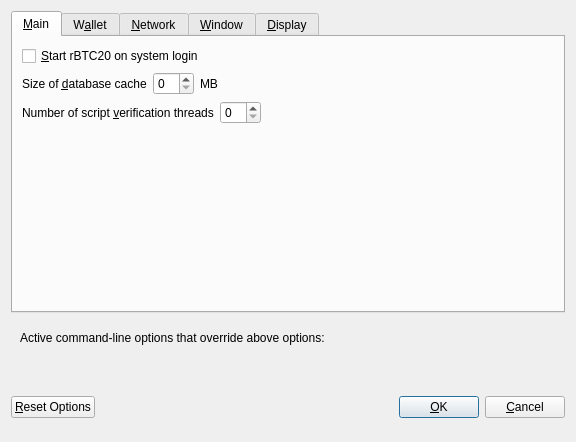
<?xml version="1.0" encoding="UTF-8"?>
<ui version="4.0">
 <class>OptionsDialog</class>
 <widget class="QDialog" name="OptionsDialog">
  <property name="geometry">
   <rect>
    <x>0</x>
    <y>0</y>
    <width>576</width>
    <height>442</height>
   </rect>
  </property>
  <property name="windowTitle">
   <string>Options</string>
  </property>
  <property name="modal">
   <bool>true</bool>
  </property>
  <layout class="QVBoxLayout" name="verticalLayout">
   <item>
    <widget class="QTabWidget" name="tabWidget">
     <property name="currentIndex">
      <number>0</number>
     </property>
     <widget class="QWidget" name="tabMain">
      <attribute name="title">
       <string>&amp;Main</string>
      </attribute>
      <layout class="QVBoxLayout" name="verticalLayout_Main">
       <item>
        <widget class="QCheckBox" name="bitcoinAtStartup">
         <property name="toolTip">
          <string>Automatically start rBTC20 after logging in to the system.</string>
         </property>
         <property name="text">
          <string>&amp;Start rBTC20 on system login</string>
         </property>
        </widget>
       </item>
       <item>
        <layout class="QHBoxLayout" name="horizontalLayout_2_Main">
         <item>
          <widget class="QLabel" name="databaseCacheLabel">
           <property name="text">
            <string>Size of &amp;database cache</string>
           </property>
           <property name="textFormat">
            <enum>Qt::PlainText</enum>
           </property>
           <property name="buddy">
            <cstring>databaseCache</cstring>
           </property>
          </widget>
         </item>
         <item>
          <widget class="QSpinBox" name="databaseCache"/>
         </item>
         <item>
          <widget class="QLabel" name="databaseCacheUnitLabel">
           <property name="text">
            <string>MB</string>
           </property>
           <property name="textFormat">
            <enum>Qt::PlainText</enum>
           </property>
          </widget>
         </item>
         <item>
          <spacer name="horizontalSpacer_2_Main">
           <property name="orientation">
            <enum>Qt::Horizontal</enum>
           </property>
           <property name="sizeHint" stdset="0">
            <size>
             <width>40</width>
             <height>20</height>
            </size>
           </property>
          </spacer>
         </item>
        </layout>
       </item>
       <item>
        <layout class="QHBoxLayout" name="horizontalLayout_3_Main">
         <item>
          <widget class="QLabel" name="threadsScriptVerifLabel">
           <property name="text">
            <string>Number of script &amp;verification threads</string>
           </property>
           <property name="textFormat">
            <enum>Qt::PlainText</enum>
           </property>
           <property name="buddy">
            <cstring>threadsScriptVerif</cstring>
           </property>
          </widget>
         </item>
         <item>
          <widget class="QSpinBox" name="threadsScriptVerif">
           <property name="toolTip">
            <string>(0 = auto, &lt;0 = leave that many cores free)</string>
           </property>
          </widget>
         </item>
         <item>
          <spacer name="horizontalSpacer_3_Main">
           <property name="orientation">
            <enum>Qt::Horizontal</enum>
           </property>
           <property name="sizeHint" stdset="0">
            <size>
             <width>40</width>
             <height>20</height>
            </size>
           </property>
          </spacer>
         </item>
        </layout>
       </item>
       <item>
        <spacer name="verticalSpacer_2">
         <property name="orientation">
          <enum>Qt::Vertical</enum>
         </property>
         <property name="sizeHint" stdset="0">
          <size>
           <width>20</width>
           <height>40</height>
          </size>
         </property>
        </spacer>
       </item>
      </layout>
     </widget>
     <widget class="QWidget" name="tabWallet">
      <attribute name="title">
       <string>W&amp;allet</string>
      </attribute>
      <layout class="QVBoxLayout" name="verticalLayout_Wallet">
       <item>
        <layout class="QHBoxLayout" name="horizontalLayout_2_Wallet">
         <item>
          <widget class="QLabel" name="labelStakeSplitThresholdText">
           <property name="text">
            <string>Stake split threshold:</string>
           </property>
          </widget>
         </item>
         <item>
          <widget class="QSpinBox" name="spinBoxStakeSplitThreshold">
           <property name="minimum">
            <number>1</number>
           </property>
           <property name="maximum">
            <number>999999</number>
           </property>
          </widget>
         </item>
        </layout>
       </item>
       <item>
        <widget class="QGroupBox" name="groupBox">
         <property name="title">
          <string>Expert</string>
         </property>
         <layout class="QVBoxLayout" name="verticalLayout_2">
          <item>
           <widget class="QCheckBox" name="coinControlFeatures">
            <property name="toolTip">
             <string>Whether to show coin control features or not.</string>
            </property>
            <property name="text">
             <string>Enable coin &amp;control features</string>
            </property>
           </widget>
          </item>
          <item>
           <widget class="QCheckBox" name="showMasternodesTab">
            <property name="toolTip">
             <string>Show additional tab listing all your masternodes in first sub-tab&lt;br/&gt;and all masternodes on the network in second sub-tab.</string>
            </property>
            <property name="text">
             <string>Show Masternodes Tab</string>
            </property>
           </widget>
          </item>
          <item>
           <widget class="QCheckBox" name="spendZeroConfChange">
            <property name="toolTip">
             <string>If you disable the spending of unconfirmed change, the change from a transaction&lt;br/&gt;cannot be used until that transaction has at least one confirmation.&lt;br/&gt;This also affects how your balance is computed.</string>
            </property>
            <property name="text">
             <string>&amp;Spend unconfirmed change</string>
            </property>
           </widget>
          </item>
         </layout>
        </widget>
       </item>
       <item>
        <spacer name="verticalSpacer_Wallet">
         <property name="orientation">
          <enum>Qt::Vertical</enum>
         </property>
         <property name="sizeHint" stdset="0">
          <size>
           <width>20</width>
           <height>40</height>
          </size>
         </property>
        </spacer>
       </item>
      </layout>
     </widget>
     <widget class="QWidget" name="tabNetwork">
      <attribute name="title">
       <string>&amp;Network</string>
      </attribute>
      <layout class="QVBoxLayout" name="verticalLayout_Network">
       <item>
        <widget class="QCheckBox" name="mapPortUpnp">
         <property name="toolTip">
          <string>Automatically open the rBTC20 client port on the router. This only works when your router supports UPnP and it is enabled.</string>
         </property>
         <property name="text">
          <string>Map port using &amp;UPnP</string>
         </property>
        </widget>
       </item>
       <item>
        <widget class="QCheckBox" name="allowIncoming">
         <property name="toolTip">
          <string>Accept connections from outside</string>
         </property>
         <property name="text">
          <string>Allow incoming connections</string>
         </property>
        </widget>
       </item>
       <item>
        <widget class="QCheckBox" name="connectSocks">
         <property name="toolTip">
          <string>Connect to the rBTC20 network through a SOCKS5 proxy.</string>
         </property>
         <property name="text">
          <string>&amp;Connect through SOCKS5 proxy (default proxy):</string>
         </property>
        </widget>
       </item>
       <item>
        <layout class="QHBoxLayout" name="horizontalLayout_1_Network">
         <item>
          <widget class="QLabel" name="proxyIpLabel">
           <property name="text">
            <string>Proxy &amp;IP:</string>
           </property>
           <property name="textFormat">
            <enum>Qt::PlainText</enum>
           </property>
           <property name="buddy">
            <cstring>proxyIp</cstring>
           </property>
          </widget>
         </item>
         <item>
          <widget class="QValidatedLineEdit" name="proxyIp">
           <property name="minimumSize">
            <size>
             <width>140</width>
             <height>0</height>
            </size>
           </property>
           <property name="maximumSize">
            <size>
             <width>140</width>
             <height>16777215</height>
            </size>
           </property>
           <property name="toolTip">
            <string>IP address of the proxy (e.g. IPv4: 127.0.0.1 / IPv6: ::1)</string>
           </property>
          </widget>
         </item>
         <item>
          <widget class="QLabel" name="proxyPortLabel">
           <property name="text">
            <string>&amp;Port:</string>
           </property>
           <property name="textFormat">
            <enum>Qt::PlainText</enum>
           </property>
           <property name="buddy">
            <cstring>proxyPort</cstring>
           </property>
          </widget>
         </item>
         <item>
          <widget class="QLineEdit" name="proxyPort">
           <property name="minimumSize">
            <size>
             <width>55</width>
             <height>0</height>
            </size>
           </property>
           <property name="maximumSize">
            <size>
             <width>55</width>
             <height>16777215</height>
            </size>
           </property>
           <property name="toolTip">
            <string>Port of the proxy (e.g. 9050)</string>
           </property>
          </widget>
         </item>
         <item>
          <spacer name="horizontalSpacer_1_Network">
           <property name="orientation">
            <enum>Qt::Horizontal</enum>
           </property>
           <property name="sizeHint" stdset="0">
            <size>
             <width>40</width>
             <height>20</height>
            </size>
           </property>
          </spacer>
         </item>
        </layout>
       </item>
       <item>
        <spacer name="verticalSpacer_Network">
         <property name="orientation">
          <enum>Qt::Vertical</enum>
         </property>
         <property name="sizeHint" stdset="0">
          <size>
           <width>20</width>
           <height>40</height>
          </size>
         </property>
        </spacer>
       </item>
      </layout>
     </widget>
     <widget class="QWidget" name="tabWindow">
      <attribute name="title">
       <string>&amp;Window</string>
      </attribute>
      <layout class="QVBoxLayout" name="verticalLayout_Window">
       <item>
        <widget class="QCheckBox" name="minimizeToTray">
         <property name="toolTip">
          <string>Show only a tray icon after minimizing the window.</string>
         </property>
         <property name="text">
          <string>&amp;Minimize to the tray instead of the taskbar</string>
         </property>
        </widget>
       </item>
       <item>
        <widget class="QCheckBox" name="minimizeOnClose">
         <property name="toolTip">
          <string>Minimize instead of exit the application when the window is closed. When this option is enabled, the application will be closed only after selecting Quit in the menu.</string>
         </property>
         <property name="text">
          <string>M&amp;inimize on close</string>
         </property>
        </widget>
       </item>
       <item>
        <spacer name="verticalSpacer_Window">
         <property name="orientation">
          <enum>Qt::Vertical</enum>
         </property>
         <property name="sizeHint" stdset="0">
          <size>
           <width>20</width>
           <height>40</height>
          </size>
         </property>
        </spacer>
       </item>
      </layout>
     </widget>
     <widget class="QWidget" name="tabDisplay">
      <attribute name="title">
       <string>&amp;Display</string>
      </attribute>
      <layout class="QVBoxLayout" name="verticalLayout_Display">
       <item>
        <layout class="QHBoxLayout" name="horizontalLayout_1_Display">
         <item>
          <widget class="QLabel" name="langLabel">
           <property name="text">
            <string>User Interface &amp;language:</string>
           </property>
           <property name="textFormat">
            <enum>Qt::PlainText</enum>
           </property>
           <property name="buddy">
            <cstring>lang</cstring>
           </property>
          </widget>
         </item>
         <item>
          <widget class="QValueComboBox" name="lang">
           <property name="toolTip">
            <string>The user interface language can be set here. This setting will take effect after restarting rBTC20.</string>
           </property>
          </widget>
         </item>
        </layout>
       </item>
       <item>
        <widget class="QLabel" name="label_3">
         <property name="toolTip">
          <string notr="true"/>
         </property>
         <property name="statusTip">
          <string notr="true"/>
         </property>
         <property name="whatsThis">
          <string notr="true"/>
         </property>
         <property name="accessibleName">
          <string notr="true"/>
         </property>
         <property name="text">
          <string>Language missing or translation incomplete? Help contributing translations here:
https://discord.realbtc20.com</string>
         </property>
         <property name="wordWrap">
          <bool>true</bool>
         </property>
         <property name="openExternalLinks">
          <bool>true</bool>
         </property>
         <property name="textInteractionFlags">
          <set>Qt::TextBrowserInteraction</set>
         </property>
        </widget>
       </item>
       <item>
        <layout class="QHBoxLayout" name="horizontalLayout_2_Display" stretch="0,0">
         <item>
          <widget class="QLabel" name="themeLabel">
           <property name="text">
            <string>User Interface Theme:</string>
           </property>
          </widget>
         </item>
         <item>
          <widget class="QValueComboBox" name="theme"/>
         </item>
        </layout>
       </item>
       <item>
        <widget class="QWidget" name="verticalDisplayWidget" native="true">
         <layout class="QVBoxLayout" name="verticalDisplayLayout">
          <property name="margin">
           <number>0</number>
          </property>
          <item>
           <widget class="Line" name="line">
            <property name="orientation">
             <enum>Qt::Horizontal</enum>
            </property>
           </widget>
          </item>
          <item>
           <layout class="QHBoxLayout" name="horizontalLayout_3_Display">
            <item>
             <widget class="QLabel" name="unitLabel">
              <property name="text">
               <string>Unit to show amounts in:</string>
              </property>
              <property name="textFormat">
               <enum>Qt::PlainText</enum>
              </property>
             </widget>
            </item>
            <item>
             <widget class="QValueComboBox" name="unit">
              <property name="toolTip">
               <string>Choose the default subdivision unit to show in the interface and when sending coins.</string>
              </property>
             </widget>
            </item>
           </layout>
          </item>
          <item>
           <layout class="QHBoxLayout" name="horizontalLayout_4_Display">
            <item>
             <widget class="QLabel" name="digitsLabel">
              <property name="text">
               <string>Decimal digits</string>
              </property>
             </widget>
            </item>
            <item>
             <widget class="QValueComboBox" name="digits"/>
            </item>
           </layout>
          </item>
          <item>
           <layout class="QHBoxLayout" name="horizontalLayout_5_Display">
            <item>
             <widget class="QCheckBox" name="checkBoxHideZeroBalances">
              <property name="toolTip">
               <string>Hide empty balances</string>
              </property>
              <property name="layoutDirection">
               <enum>Qt::LeftToRight</enum>
              </property>
              <property name="text">
               <string>Hide empty balances</string>
              </property>
             </widget>
            </item>
            <item>
             <widget class="QCheckBox" name="checkBoxHideOrphans">
              <property name="toolTip">
               <string>Hide orphan stakes in transaction lists</string>
              </property>
              <property name="text">
               <string>Hide orphan stakes</string>
              </property>
             </widget>
            </item>
            <item>
             <spacer name="horizontalSpacer">
              <property name="orientation">
               <enum>Qt::Horizontal</enum>
              </property>
              <property name="sizeHint" stdset="0">
               <size>
                <width>40</width>
                <height>20</height>
               </size>
              </property>
             </spacer>
            </item>
           </layout>
          </item>
          <item>
           <layout class="QHBoxLayout" name="horizontalLayout_6_Display">
            <item>
             <widget class="QLabel" name="thirdPartyTxUrlsLabel">
              <property name="toolTip">
               <string>Third party URLs (e.g. a block explorer) that appear in the transactions tab as context menu items. %s in the URL is replaced by transaction hash. Multiple URLs are separated by vertical bar |.</string>
              </property>
              <property name="text">
               <string>Third party transaction URLs</string>
              </property>
             </widget>
            </item>
            <item>
             <widget class="QLineEdit" name="thirdPartyTxUrls">
              <property name="toolTip">
               <string>Third party URLs (e.g. a block explorer) that appear in the transactions tab as context menu items. %s in the URL is replaced by transaction hash. Multiple URLs are separated by vertical bar |.</string>
              </property>
             </widget>
            </item>
           </layout>
          </item>
         </layout>
        </widget>
       </item>
       <item>
        <spacer name="verticalSpacer">
         <property name="orientation">
          <enum>Qt::Vertical</enum>
         </property>
         <property name="sizeHint" stdset="0">
          <size>
           <width>20</width>
           <height>40</height>
          </size>
         </property>
        </spacer>
       </item>
      </layout>
     </widget>
    </widget>
   </item>
   <item>
    <widget class="QFrame" name="frame">
     <layout class="QVBoxLayout" name="verticalLayout_Bottom">
      <item>
       <layout class="QHBoxLayout" name="horizontalLayout_Bottom">
        <item>
         <widget class="QLabel" name="overriddenByCommandLineInfoLabel">
          <property name="text">
           <string>Active command-line options that override above options:</string>
          </property>
          <property name="textFormat">
           <enum>Qt::PlainText</enum>
          </property>
         </widget>
        </item>
        <item>
         <spacer name="horizontalSpacer_Bottom">
          <property name="orientation">
           <enum>Qt::Horizontal</enum>
          </property>
          <property name="sizeHint" stdset="0">
           <size>
            <width>40</width>
            <height>20</height>
           </size>
          </property>
         </spacer>
        </item>
       </layout>
      </item>
      <item>
       <widget class="QLabel" name="overriddenByCommandLineLabel">
        <property name="text">
         <string/>
        </property>
        <property name="textFormat">
         <enum>Qt::PlainText</enum>
        </property>
        <property name="wordWrap">
         <bool>true</bool>
        </property>
       </widget>
      </item>
     </layout>
    </widget>
   </item>
   <item>
    <layout class="QHBoxLayout" name="horizontalLayout_Buttons">
     <item>
      <widget class="QPushButton" name="resetButton">
       <property name="toolTip">
        <string>Reset all client options to default.</string>
       </property>
       <property name="text">
        <string>&amp;Reset Options</string>
       </property>
       <property name="autoDefault">
        <bool>false</bool>
       </property>
      </widget>
     </item>
     <item>
      <spacer name="horizontalSpacer_1">
       <property name="orientation">
        <enum>Qt::Horizontal</enum>
       </property>
       <property name="sizeHint" stdset="0">
        <size>
         <width>40</width>
         <height>48</height>
        </size>
       </property>
      </spacer>
     </item>
     <item>
      <widget class="QLabel" name="statusLabel">
       <property name="minimumSize">
        <size>
         <width>200</width>
         <height>0</height>
        </size>
       </property>
       <property name="font">
        <font>
         <weight>75</weight>
         <bold>true</bold>
        </font>
       </property>
       <property name="text">
        <string/>
       </property>
       <property name="textFormat">
        <enum>Qt::PlainText</enum>
       </property>
       <property name="wordWrap">
        <bool>true</bool>
       </property>
      </widget>
     </item>
     <item>
      <spacer name="horizontalSpacer_2">
       <property name="orientation">
        <enum>Qt::Horizontal</enum>
       </property>
       <property name="sizeHint" stdset="0">
        <size>
         <width>40</width>
         <height>48</height>
        </size>
       </property>
      </spacer>
     </item>
     <item>
      <widget class="QPushButton" name="okButton">
       <property name="text">
        <string>&amp;OK</string>
       </property>
       <property name="autoDefault">
        <bool>false</bool>
       </property>
       <property name="default">
        <bool>true</bool>
       </property>
      </widget>
     </item>
     <item>
      <widget class="QPushButton" name="cancelButton">
       <property name="text">
        <string>&amp;Cancel</string>
       </property>
       <property name="autoDefault">
        <bool>false</bool>
       </property>
      </widget>
     </item>
    </layout>
   </item>
  </layout>
 </widget>
 <customwidgets>
  <customwidget>
   <class>QValidatedLineEdit</class>
   <extends>QLineEdit</extends>
   <header>qvalidatedlineedit.h</header>
  </customwidget>
  <customwidget>
   <class>QValueComboBox</class>
   <extends>QComboBox</extends>
   <header>qvaluecombobox.h</header>
  </customwidget>
 </customwidgets>
 <resources/>
 <connections/>
</ui>
